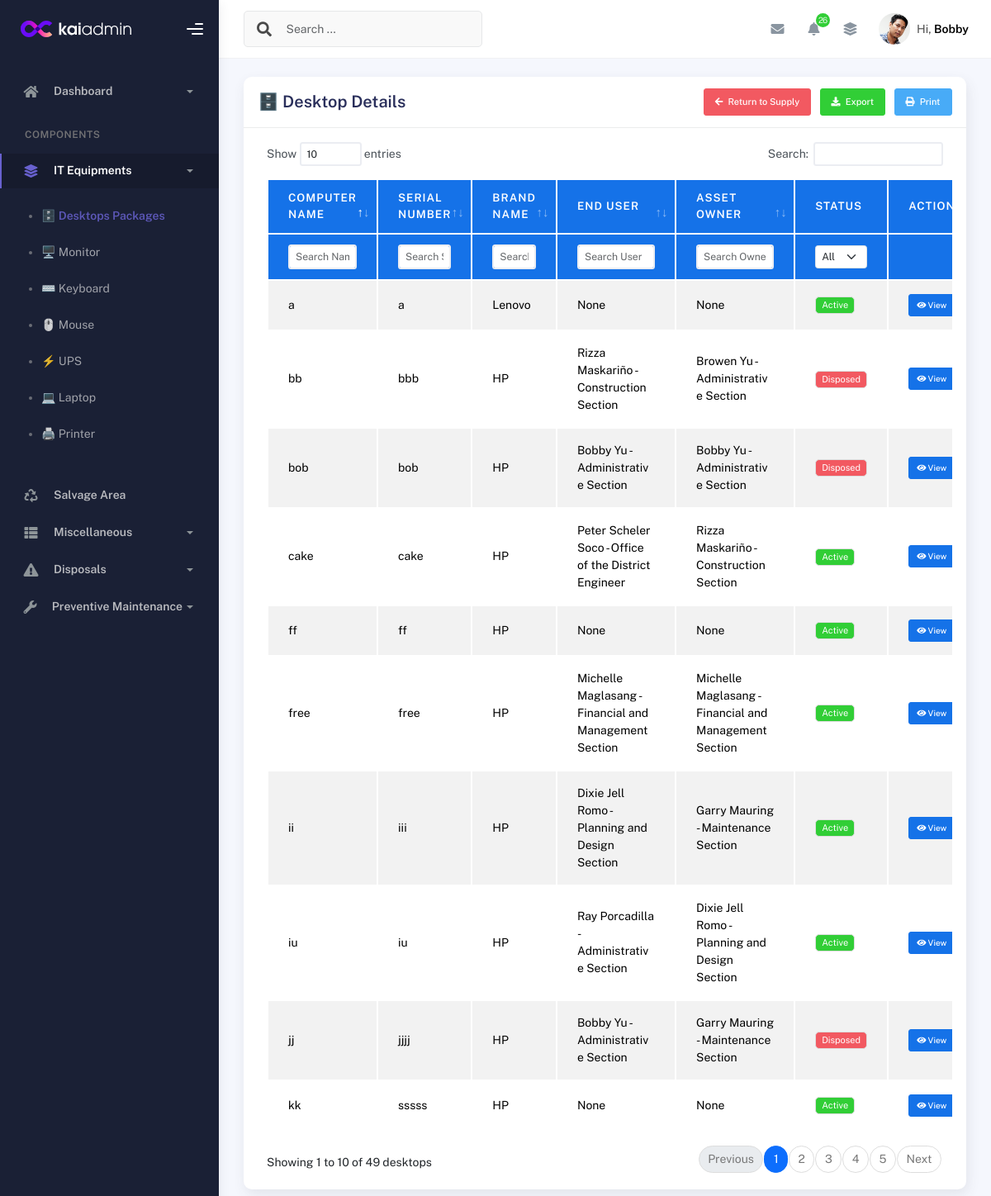
/desktop_details/ (signed in), run on an earlier commit of the app's database.
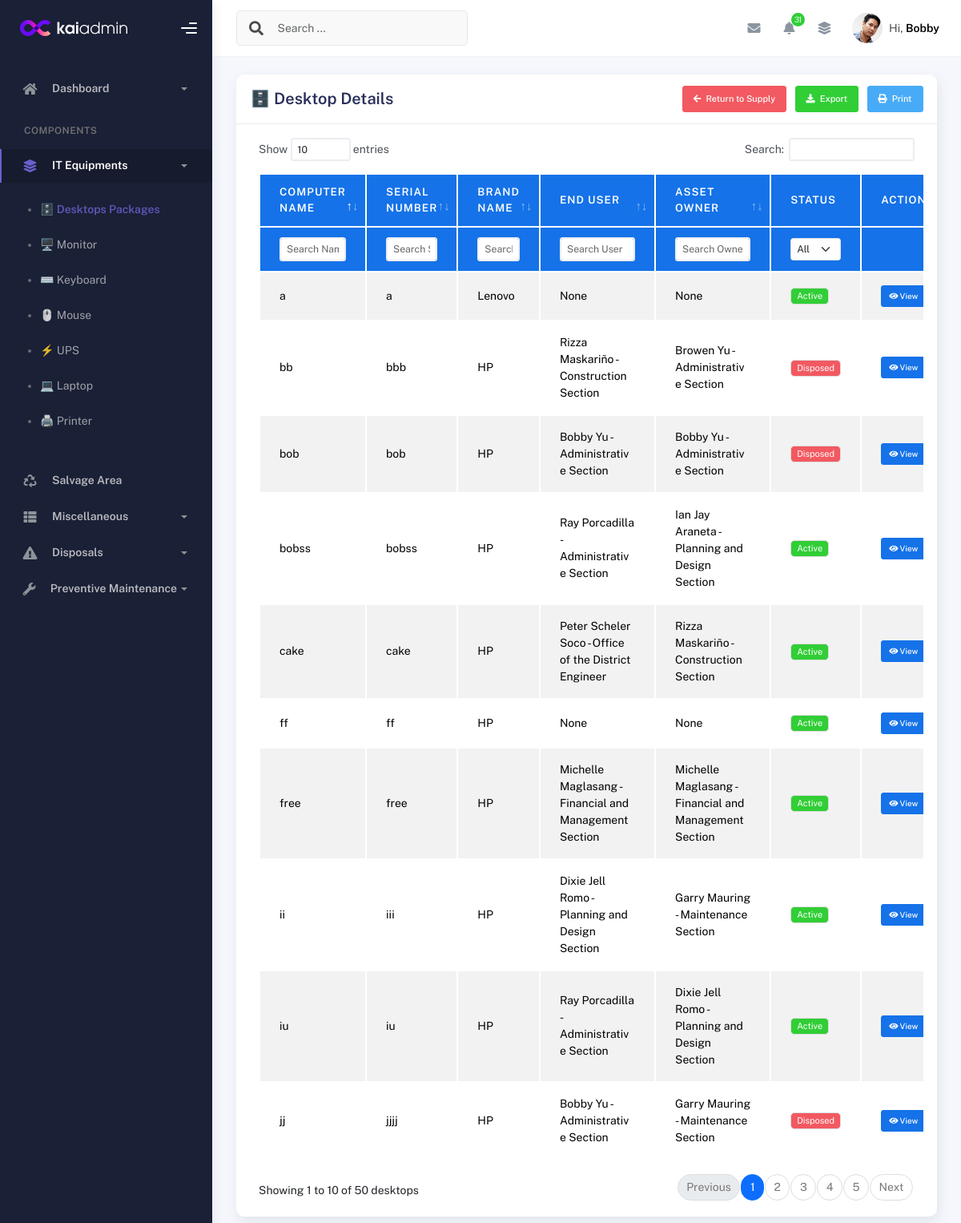
And on a later commit of the database.
### inventory/models.py (models this page shows, shortened)
class DesktopDetails(models.Model):
    equipment_package = models.ForeignKey(
        Equipment_Package, related_name='desktop_details', on_delete=models.CASCADE
    )
    serial_no = models.CharField(max_length=255)
    serial_no_norm = models.CharField(
        max_length=255, null=True, blank=True,
        db_index=True, editable=False, unique=True
    )
    computer_name = models.CharField(max_length=255, unique=True, null=True)
    brand_name = models.ForeignKey(Brand, on_delete=models.SET_NULL, null=True, blank=True)
    model = models.CharField(max_length=255, null=True)
    processor = models.CharField(max_length=33, null=True)
    memory = models.CharField(max_length=100, null=True)
    drive = models.CharField(max_length=332, null=True)
    desktop_Graphics = models.CharField(max_length=100, blank=True, null=True)
    desktop_Graphics_Size = models.CharField(max_length=100, blank=True, null=True)
    desktop_OS = models.CharField(max_length=100, blank=True, null=True)
    desktop_Office = models.CharField(max_length=100, blank=True, null=True)
    desktop_OS_keys = models.CharField(max_length=100, blank=True, null=True)
    desktop_Office_keys = models.CharField(max_length=100, blank=True, null=True)
    is_disposed = models.BooleanField(default=False)
    created_at = models.DateTimeField(default=timezone.now)

class Brand(models.Model):
    name = models.CharField(max_length=100, unique=True)
    is_keyboard = models.BooleanField(default=False)
    is_mouse = models.BooleanField(default=False)
    is_monitor = models.BooleanField(default=False)
    is_ups = models.BooleanField(default=False)
    is_desktop = models.BooleanField(default=False)
    is_printer = models.BooleanField(default=False)
    is_laptop = models.BooleanField(default=False)
    def __str__(self):
        return self.name

class UserDetails(models.Model):
    equipment_package = models.ForeignKey(
        Equipment_Package, on_delete=models.CASCADE,
        null=True, blank=True, related_name='user_details'
    )
    laptop_package = models.ForeignKey(
        'LaptopPackage', on_delete=models.CASCADE,
        null=True, blank=True, related_name='user_details'
    )
    printer_package = models.ForeignKey(
        'PrinterPackage', on_delete=models.CASCADE,
        null=True, blank=True, related_name='user_details'
    )
    user_Enduser = models.ForeignKey(
        'Employee', on_delete=models.SET_NULL,
        null=True, blank=True, related_name='enduser_details'
    )
    user_Assetowner = models.ForeignKey(
        'Employee', on_delete=models.SET_NULL,
        null=True, blank=True, related_name='assetowner_details'
    )
    created_at = models.DateTimeField(auto_now_add=True)

class Employee(models.Model):
    equipment_package = models.ForeignKey(Equipment_Package, on_delete=models.CASCADE, null=True)
    employee_fname = models.CharField(max_length=100, blank=True, null=True)
    employee_mname = models.CharField(max_length=100, blank=True, null=True)
    employee_lname = models.CharField(max_length=100, blank=True, null=True)
    employee_position = models.CharField(max_length=100, blank=True, null=True)
    employee_office_section = models.ForeignKey('OfficeSection', on_delete=models.SET_NULL, null=True, blank=True)
    employee_level = models.CharField(max_length=100, blank=True, null=True)
    employee_status = models.CharField(max_length=100, blank=True, null=True)
    def __str__(self):
        return f"{self.employee_fname} {self.employee_lname} - {self.employee_office_section}"

class OfficeSection(models.Model):
    name = models.CharField(max_length=255, unique=True)
    def __str__(self):
        return self.name

### inventory/views.py (the view)
# urls.py: path('desktop_details/', views.equipment_package_base, name='desktop_details'),  # URL pattern for desktop details
@login_required
def equipment_package_base(request):
    desktop_details = DesktopDetails.objects.all()
    desktops_with_items = []
    for desktop in desktop_details:
        keyboards = KeyboardDetails.objects.filter(equipment_package=desktop.equipment_package, is_disposed=False)
        user = UserDetails.objects.filter(equipment_package=desktop.equipment_package)
        desktops_with_items.append({
            'desktop': desktop,
            'keyboards': keyboards,  # This can have multiple entries per desktop
            'user': user
        })
    return render(request, 'desktop_details.html', {
        'desktops_with_items': desktops_with_items,
    })

### inventory/models.py (called while the page is built)
    @property
    def avatar_url(self):
        if self.avatar and hasattr(self.avatar, "url"):
            return self.avatar.url
        return "/static/img/default-avatar.png"

### templates/desktop_details.html (shortened to what this page needs)
{% extends 'base.html' %}
{% load static %}
{% block content %}
<div class="container">
  <div class="page-inner">
    <div class="row">
      <div class="col-md-12">
        <div class="card">
          <div class="card-header">
            <div class="d-flex align-items-center">
              <h4 class="card-title">🗄️ Desktop Details</h4>
              <div class="ms-auto">
                <a href="#" class="btn btn-danger btn-sm me-2">
                  <i class="fa fa-arrow-left me-1"></i> Return to Supply
                </a>
                <a href="{% url 'export_desktop_excel' %}" class="btn btn-success btn-sm me-2">
                  <i class="fa fa-download me-1"></i> Export
                </a>
                <a href="#" class="btn btn-info btn-sm">
                  <i class="fa fa-print me-1"></i> Print
                </a>
              </div>
            </div>
          </div>
          <div class="card-body">
             <div class="table-responsive table-head-bg-primary">
              <table id="desktop-table" class="display table table-striped table-hover" style="width:100%">
                <thead>
                  <tr>
                    <th>Computer Name</th>
                    <th>Serial Number</th>
                    <th>Brand Name</th>
                    <th>End User</th>
                    <th>Asset Owner</th>
                    <th>Status</th>
                    <th>Actions</th>
                  </tr>
                  <tr class="filters">
                    <th><input type="text" class="form-control form-control-sm column-search" placeholder="Search Name" data-column="0" /></th>
                    <th><input type="text" class="form-control form-control-sm column-search" placeholder="Search Serial" data-column="1" /></th>
                    <th><input type="text" class="form-control form-control-sm column-search" placeholder="Search Brand" data-column="2" /></th>
                    <th><input type="text" class="form-control form-control-sm column-search" placeholder="Search User" data-column="3" /></th>
                    <th><input type="text" class="form-control form-control-sm column-search" placeholder="Search Owner" data-column="4" /></th>
                    <th>
                      <select class="form-select form-select-sm column-search" data-column="5">
                        <option value="">All</option>
                      </select>
                    </th>
                    <th></th>
                  </tr>
                </thead>
                <tbody>
                  {% for item in desktops_with_items %}
                  <tr>
                    <td>{{ item.desktop.computer_name }}</td>
                    <td>{{ item.desktop.serial_no }}</td>
                    <td>{{ item.desktop.brand_name }}</td>
                    <td>
                      {% for userx in item.user %}
                        {{ userx.user_Enduser }}<br>
                      {% endfor %}
                    </td>
                    <td>
                      {% for userx in item.user %}
                        {{ userx.user_Assetowner }}<br>
                      {% endfor %}
                    </td>
                    <td>
                      {% if item.desktop.is_disposed %}
                        <span class="badge bg-danger">Disposed</span>
                      {% else %}
                        <span class="badge bg-success">Active</span>
                      {% endif %}
                    </td>
                    <td>
                      <a href="{% url 'desktop_details_view' item.desktop.id %}" class="btn btn-primary btn-xs">
                        <i class="fa fa-eye"></i> View
                      </a>
                    </td>
                  </tr>
                  {% endfor %}
                </tbody>
              </table>
            </div>
          </div>
        </div>
      </div>
    </div>
  </div>
</div>
{% endblock %}

### templates/base.html (shortened to what the changed rows need)
{% load static %}
<!DOCTYPE html>
<html lang="en">
<head>
  {% block head %}
  <link rel="stylesheet" href="{% static 'css/bootstrap.min.css' %}">
  <link rel="stylesheet" href="{% static 'css/plugins.min.css' %}">
  <link rel="stylesheet" href="{% static 'css/kaiadmin.min.css' %}">
  <link rel="stylesheet" href="{% static 'css/fonts.min.css' %}">
  {% endblock %}
</head>
<body>
  <div class="wrapper">
    <div class="main-panel">
      {% block navbar %}
      <div class="main-header">
        <nav class="navbar navbar-header navbar-header-transparent navbar-expand-lg border-bottom">
          <div class="container-fluid">
            <ul class="navbar-nav topbar-nav ms-md-auto align-items-center">
              <li class="nav-item topbar-icon dropdown hidden-caret">
                <a class="nav-link dropdown-toggle" href="#" id="notifDropdown" role="button" data-bs-toggle="dropdown" aria-haspopup="true" aria-expanded="false">
                  <i class="fa fa-bell"></i>
                  {% if pending_pm_count > 0 %}
                    <span class="notification">{{ pending_pm_count }}</span>
                  {% endif %}
                </a>
              </li>
            </ul>
          </div>
        </nav>
      </div>
      {% endblock %}
      {% block content %}{% endblock %}
    </div>
  </div>
</body>
</html>

What changed in the data, as far as the page shows it:
no longer on this page (row unchanged): DesktopDetails: desktop.computer_name "kk", desktop.serial_no "sssss", desktop.brand_name "HP", is_disposed "Active"
no longer on this page (row unchanged): UserDetails: user_Enduser "None", user_Assetowner "None"
added DesktopDetails: desktop.computer_name "bobss", desktop.serial_no "bobss", desktop.brand_name "HP", is_disposed "Active"
added UserDetails: user_Enduser "Ray Porcadilla - Administrative Section", user_Assetowner "Ian Jay Araneta - Planning and Design Section"
Also different on the page:
{{ pending_pm_count }}: "26" → "31"
text written by a page script: "Show entries Search: Showing 1 to 10 of 49 desktops Previous 1 2 3 4 5 Next" → "Show entries Search: Showing 1 to 10 of 50 desktops Previous 1 2 3 4 5 Next"
